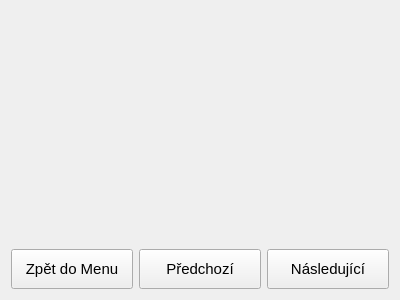
<?xml version="1.0" encoding="UTF-8"?>
<ui version="4.0">
 <class>tutorial</class>
 <widget class="QFrame" name="tutorial">
  <property name="geometry">
   <rect>
    <x>0</x>
    <y>0</y>
    <width>400</width>
    <height>300</height>
   </rect>
  </property>
  <property name="windowTitle">
   <string>Frame</string>
  </property>
  <layout class="QGridLayout" name="gridLayout">
   <item row="1" column="0">
    <widget class="QPushButton" name="zpet">
     <property name="sizePolicy">
      <sizepolicy hsizetype="Expanding" vsizetype="Expanding">
       <horstretch>0</horstretch>
       <verstretch>0</verstretch>
      </sizepolicy>
     </property>
     <property name="minimumSize">
      <size>
       <width>80</width>
       <height>30</height>
      </size>
     </property>
     <property name="maximumSize">
      <size>
       <width>300</width>
       <height>40</height>
      </size>
     </property>
     <property name="font">
      <font>
       <pointsize>11</pointsize>
      </font>
     </property>
     <property name="text">
      <string>Zpět do Menu</string>
     </property>
    </widget>
   </item>
   <item row="1" column="1">
    <widget class="QPushButton" name="prev">
     <property name="sizePolicy">
      <sizepolicy hsizetype="Expanding" vsizetype="Expanding">
       <horstretch>0</horstretch>
       <verstretch>0</verstretch>
      </sizepolicy>
     </property>
     <property name="minimumSize">
      <size>
       <width>80</width>
       <height>30</height>
      </size>
     </property>
     <property name="maximumSize">
      <size>
       <width>300</width>
       <height>40</height>
      </size>
     </property>
     <property name="font">
      <font>
       <pointsize>11</pointsize>
      </font>
     </property>
     <property name="text">
      <string>Předchozí</string>
     </property>
    </widget>
   </item>
   <item row="1" column="2">
    <widget class="QPushButton" name="next">
     <property name="sizePolicy">
      <sizepolicy hsizetype="Expanding" vsizetype="Expanding">
       <horstretch>0</horstretch>
       <verstretch>0</verstretch>
      </sizepolicy>
     </property>
     <property name="minimumSize">
      <size>
       <width>80</width>
       <height>30</height>
      </size>
     </property>
     <property name="maximumSize">
      <size>
       <width>300</width>
       <height>40</height>
      </size>
     </property>
     <property name="font">
      <font>
       <pointsize>11</pointsize>
      </font>
     </property>
     <property name="text">
      <string>Následující</string>
     </property>
    </widget>
   </item>
   <item row="0" column="0" colspan="3">
    <widget class="QWidget" name="widget" native="true">
     <layout class="QGridLayout" name="gridLayout_2">
      <item row="0" column="0">
       <widget class="QLabel" name="label">
        <property name="text">
         <string/>
        </property>
        <property name="alignment">
         <set>Qt::AlignCenter</set>
        </property>
       </widget>
      </item>
     </layout>
    </widget>
   </item>
  </layout>
 </widget>
 <resources/>
 <connections/>
</ui>
